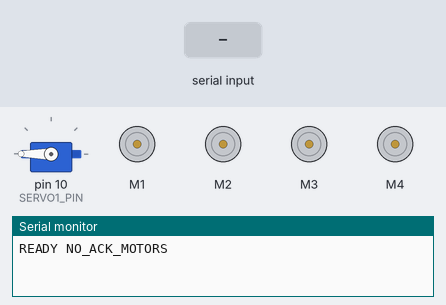
The sketch below on a simulated Arduino Uno, built with avr-gcc and run on an emulated ATmega328P. On the bench: servo, 4 × DC motor (green arrow = forward, orange = backward, longer = faster), the last lines printed to the serial monitor. Inputs (shaded band) come from the test bench.

Above: at 1.2 s.
1.3 s: "S1 \n" received over Serial
At 1.45 s:
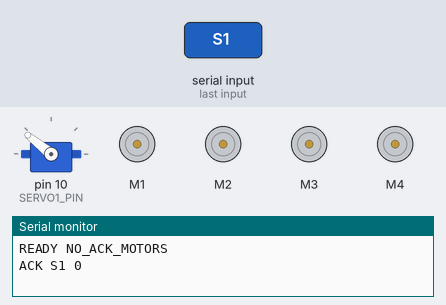
At 2.7 s:
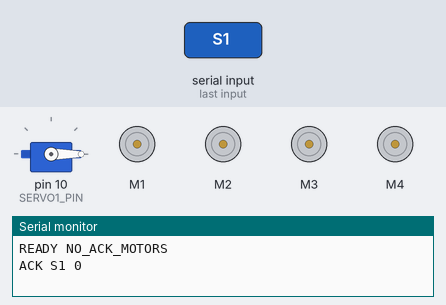
3.3 s: "STOP 1\n" received over Serial
4.8 s: "STOP\n" received over Serial
Timing chart, 0 to 7.8 s (numbered marks = the images above; inputs shaded):
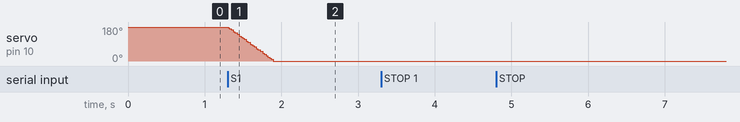

Measured:
- after the input at 1.3 s, servo on pin 10 (SERVO1_PIN): moves from 180° to 0° over 0.59 s, starting at once

The sketch:

OmniWheelsShield.ino
```cpp
#include <AFMotor.h>
#include <Servo.h>

// Arduino Uno + Adafruit/L293D Motor Shield v1.
// Bluetooth is connected to hardware Serial:
// BT TXD -> Arduino D0/RX
// BT RXD -> Arduino D1/TX through voltage divider
// BT VCC -> 5V
// BT GND -> GND
//
// Important: disconnect BT wires from D0/D1 while uploading this sketch.

const unsigned long SERIAL_BAUD = 9600;

AF_DCMotor frontLeft(1);
AF_DCMotor frontRight(2);
AF_DCMotor rearLeft(3);
AF_DCMotor rearRight(4);

Servo servo1;
const int SERVO1_PIN = 10;
const int SERVO_MIN_ANGLE = 0;
const int SERVO_MAX_ANGLE = 180;
const int SERVO_START_ANGLE = 180;
const int SERVO_STEP_DEGREES = 3;
const unsigned long SERVO_UPDATE_INTERVAL_MS = 10;
const unsigned long SERVO_DETACH_DELAY_MS = 400;
const unsigned long MOTOR_WATCHDOG_TIMEOUT_MS = 500;
const unsigned long TURN_MAX_DURATION_MS = 5000;

int servoCurrentAngle = SERVO_START_ANGLE;
int servoTargetAngle = SERVO_START_ANGLE;
unsigned long lastServoUpdateMs = 0;
unsigned long servoDetachAtMs = 0;
unsigned long lastMotorDebugMs = 0;
unsigned long lastMotorCommandMs = 0;
unsigned long turnStopAtMs = 0;
bool motorsRunning = false;
bool turnActive = false;

char serialBuffer[48];
byte serialIndex = 0;
char latestCommand[48];
bool hasLatestCommand = false;

void setup() {
  Serial.begin(SERIAL_BAUD);

  attachServoIfNeeded();
  servo1.write(servoCurrentAngle);
  servoDetachAtMs = millis() + SERVO_DETACH_DELAY_MS;

  stopAll();
  lastMotorCommandMs = millis();
  Serial.println("READY NO_ACK_MOTORS");
}

void loop() {
  readCommands();
  updateTurn();
  updateMotorWatchdog();
  updateServo();
}

void readCommands() {
  while (Serial.available() > 0) {
    char c = (char)Serial.read();

    if (c == '\n' || c == '\r') {
      if (serialIndex > 0) {
        serialBuffer[serialIndex] = '\0';
        strncpy(latestCommand, serialBuffer, sizeof(latestCommand));
        latestCommand[sizeof(latestCommand) - 1] = '\0';
        hasLatestCommand = true;
        serialIndex = 0;
      }
      continue;
    }

    if (serialIndex < sizeof(serialBuffer) - 1) {
      serialBuffer[serialIndex++] = c;
    } else {
      serialIndex = 0;
      Serial.println("ERR overflow");
    }
  }

  if (hasLatestCommand) {
    hasLatestCommand = false;
    handleCommand(latestCommand);
  }
}

void handleCommand(char *command) {
  if (command[0] == '\0') return;

  if (strcmp(command, "STOP") == 0) {
    turnActive = false;
    stopAll();
    lastMotorCommandMs = millis();
    Serial.println("RX STOP");
    return;
  }

  if (command[0] == 'M' && command[1] == ' ') {
    turnActive = false;
    handleMotorCommand(command + 2);
    return;
  }

  if (strncmp(command, "TURN ", 5) == 0) {
    handleTurnCommand(command + 5);
    return;
  }

  if (command[0] == 'S') {
    handleServoCommand(command);
    return;
  }

  Serial.print("ERR ");
  Serial.println(command);
}

void handleTurnCommand(char *args) {
  char *speedToken = strtok(args, " ");
  char *durationToken = strtok(NULL, " ");
  if (speedToken == NULL || durationToken == NULL) {
    Serial.println("ERR TURN");
    return;
  }

  int speed = constrain(atoi(speedToken), -255, 255);
  long requestedDurationMs = atol(durationToken);
  unsigned long durationMs = 0;
  if (requestedDurationMs > 0) {
    durationMs = min((unsigned long)requestedDurationMs, TURN_MAX_DURATION_MS);
  }
  if (speed == 0 || durationMs == 0) {
    turnActive = false;
    stopAll();
    Serial.println("ACK TURN 0");
    return;
  }

  setTurnMotors(speed);
  turnStopAtMs = millis() + durationMs;
  turnActive = true;
  motorsRunning = true;

  Serial.print("ACK TURN ");
  Serial.print(speed);
  Serial.print(' ');
  Serial.println(durationMs);
}

void handleMotorCommand(char *args) {
  int values[4] = {0, 0, 0, 0};
  byte count = 0;

  char *token = strtok(args, " ");
  while (token != NULL && count < 4) {
    values[count++] = constrain(atoi(token), -255, 255);
    token = strtok(NULL, " ");
  }

  if (count != 4) {
    Serial.println("ERR M");
    return;
  }

  setMotor(frontLeft, values[0]);
  setMotor(frontRight, values[1]);
  setMotor(rearLeft, values[2]);
  setMotor(rearRight, values[3]);

  unsigned long now = millis();
  lastMotorCommandMs = now;
  motorsRunning = values[0] != 0 || values[1] != 0 || values[2] != 0 || values[3] != 0;
  if (now - lastMotorDebugMs >= 200) {
    lastMotorDebugMs = now;
    Serial.print("RX M ");
    Serial.print(values[0]);
    Serial.print(' ');
    Serial.print(values[1]);
    Serial.print(' ');
    Serial.print(values[2]);
    Serial.print(' ');
    Serial.println(values[3]);
  }
}

void handleServoCommand(char *command) {
  if (command[0] == 'S' && command[1] >= '0' && command[1] <= '4' && command[2] == '\0') {
    int step = command[1] - '0';
    setServoTarget(map(step, 0, 4, SERVO_MIN_ANGLE, SERVO_MAX_ANGLE));
    return;
  }

  if (strncmp(command, "S1 ", 3) == 0) {
    setServoTarget(atoi(command + 3));
    return;
  }

  Serial.println("ERR S");
}

void setServoTarget(int angle) {
  servoTargetAngle = constrain(angle, SERVO_MIN_ANGLE, SERVO_MAX_ANGLE);
  attachServoIfNeeded();
  servoDetachAtMs = millis() + SERVO_DETACH_DELAY_MS;
  Serial.print("ACK S1 ");
  Serial.println(servoTargetAngle);
}

void updateServo() {
  unsigned long now = millis();
  if (!servo1.attached()) return;

  if (servoCurrentAngle == servoTargetAngle) {
    if (servoDetachAtMs != 0 && (long)(now - servoDetachAtMs) >= 0) {
      servo1.detach();
      servoDetachAtMs = 0;
    }
    return;
  }

  if (now - lastServoUpdateMs < SERVO_UPDATE_INTERVAL_MS) return;
  lastServoUpdateMs = now;

  if (servoCurrentAngle < servoTargetAngle) {
    servoCurrentAngle = min(servoCurrentAngle + SERVO_STEP_DEGREES, servoTargetAngle);
  } else {
    servoCurrentAngle = max(servoCurrentAngle - SERVO_STEP_DEGREES, servoTargetAngle);
  }

  servo1.write(servoCurrentAngle);
  if (servoCurrentAngle == servoTargetAngle) {
    servoDetachAtMs = now + SERVO_DETACH_DELAY_MS;
  }
}

void attachServoIfNeeded() {
  if (servo1.attached()) return;
  servo1.attach(SERVO1_PIN);
  servo1.write(servoCurrentAngle);
}

void updateTurn() {
  if (!turnActive) return;
  if ((long)(millis() - turnStopAtMs) >= 0) {
    turnActive = false;
    stopAll();
    Serial.println("RX TURN DONE");
  }
}

void updateMotorWatchdog() {
  if (turnActive) return;
  if (!motorsRunning) return;
  if (millis() - lastMotorCommandMs > MOTOR_WATCHDOG_TIMEOUT_MS) {
    stopAll();
    Serial.println("RX WATCHDOG STOP");
  }
}

void setTurnMotors(int speed) {
  setMotor(frontLeft, -speed);
  setMotor(frontRight, -speed);
  setMotor(rearLeft, speed);
  setMotor(rearRight, speed);
}

void setMotor(AF_DCMotor &motor, int speed) {
  int pwm = abs(speed);
  motor.setSpeed(pwm);

  if (speed > 0) {
    motor.run(FORWARD);
  } else if (speed < 0) {
    motor.run(BACKWARD);
  } else {
    motor.run(RELEASE);
  }
}

void stopAll() {
  setMotor(frontLeft, 0);
  setMotor(frontRight, 0);
  setMotor(rearLeft, 0);
  setMotor(rearRight, 0);
  motorsRunning = false;
}
```
